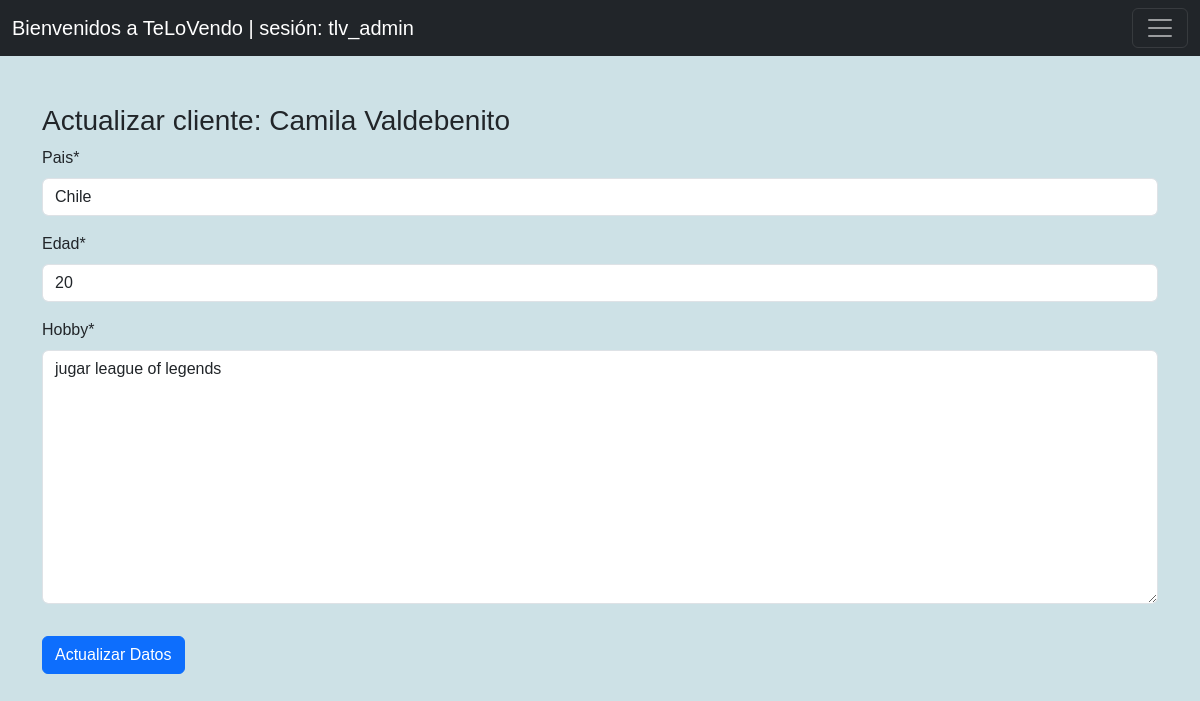
The page /landing/cliente/1/update (signed in) on the database its author committed.
### TLV_App/models.py (models this page shows, shortened)
class Usuario(models.Model):
    nombre = models.CharField(max_length=100)
    apellido = models.CharField(max_length=100)
    pais = models.CharField(max_length=50)
    edad = models.IntegerField()
    hobby = models.TextField()
    autor = models.ForeignKey(User, on_delete=models.CASCADE, null=True)

### TLV_App/views.py (the view, shortened to what this page needs)
# urls.py: path('cliente/<int:pk>/update', views.UpdateUsuarioView.as_view(), name='cliente-update')
class UpdateUsuarioView(LoginRequiredMixin, UpdateView):
    model = Usuario
    template_name = 'cliente_update.html'
    fields = ['pais', 'edad', 'hobby']
    def dispatch(self, request, *args, **kwargs):
        if not request.user.is_authenticated:
            messages.warning(request, "Debes iniciar sesión para actualizar un cliente.")
            return redirect(reverse('usuario-login'))
        return super().dispatch(request, *args, **kwargs)

### TLV_App/templates/cliente_update.html (shortened to what this page needs)
{% extends 'base.html' %}
{% load crispy_forms_tags %}
{% block usuario %}
    <div class="container">
        <h3>Actualizar cliente: {{usuario.nombre}} {{usuario.apellido}}</h1>
        <form method="POST">
            {{form | crispy}}
        <button type="submit" class="btn btn-primary mt-3">Actualizar Datos</button>
        </form>
    </div>
{% endblock %}

### TLV_App/templates/base.html (shortened to what this page needs)
{% load static %}
<!DOCTYPE html>
<html lang="en">
    <head>
        <link
            href="https://cdn.jsdelivr.net/npm/bootstrap@5.3.0/dist/css/bootstrap.min.css"
            rel="stylesheet"
>
        <link rel="stylesheet"
            href="https://cdn.jsdelivr.net/npm/bootstrap-icons@1.10.5/font/bootstrap-icons.css">
        <link rel="stylesheet" href="https://cdnjs.cloudflare.com/ajax/libs/font-awesome/5.7.1/css/all.min.css" />
        <link rel="stylesheet" href="https://cdnjs.cloudflare.com/ajax/libs/font-awesome/6.4.0/css/all.min.css" />
        <link rel="stylesheet" type="text/css" href="{% static 'TLV_App/landing.css' %}">
    </head>
<body>
    <nav class="navbar navbar-dark bg-dark static-top">
        <div class="container-fluid">
            <a class="navbar-brand" href="{% url 'home' %}">Bienvenidos a TeLoVendo | sesión: {{user.username}}</a>
            <button class="navbar-toggler" type="button"
                data-bs-toggle="offcanvas"
                data-bs-target="#offcanvasDarkNavbar"
                aria-controls="offcanvasDarkNavbar"
                aria-label="Toggle navigation">
                <span class="navbar-toggler-icon"></span>
            </button>
        </div>
    </nav>
    {% block usuario %} {% endblock %}
</body>
</html>

### TLV_App/static/TLV_App/landing.css (style rules this page uses)
body { background-color: rgb(205, 225, 230); font-family: 'Nunito', sans-serif; }

### rows shown on the page
Usuario: nombre "Camila", apellido "Valdebenito", pais "Chile", edad "20", hobby "jugar league of legends"

### other values the page prints
{{ user.username }} "tlv_admin"
